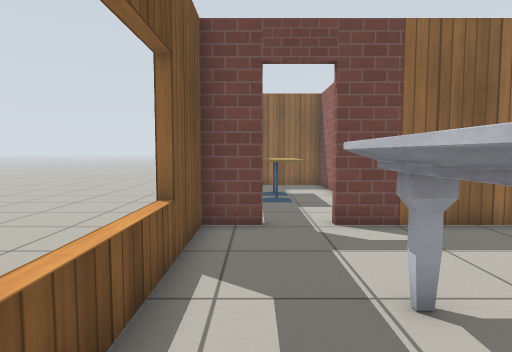
[1] (above)

23 first-person views from a walk through a Gazebo world. The camera is 0.9 m above the floor, tilts 4° down and sees 75° across. The floor is counted in squares, 0.5 m on a side. Each view is taken from the middle of a square. On the plan, view 1 faces up. The plan holds only what a view shows up to about 17 squares ahead; the rest is blank. Simple patterns stand in for the simulator's built-in surfaces.

[2]
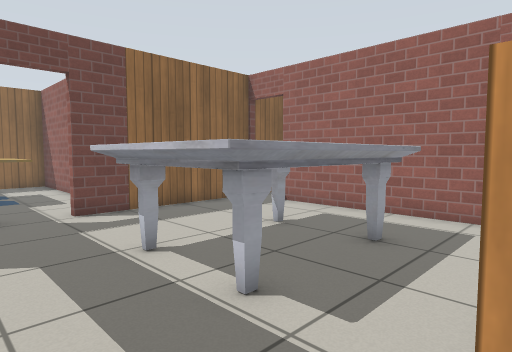

[3]
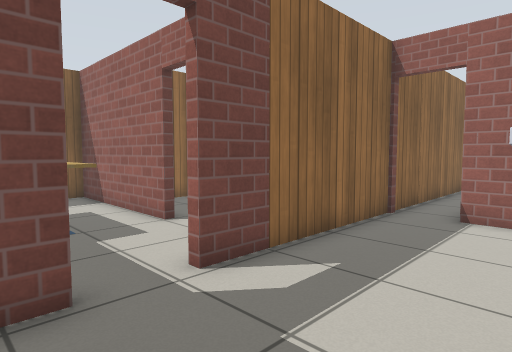

[4]
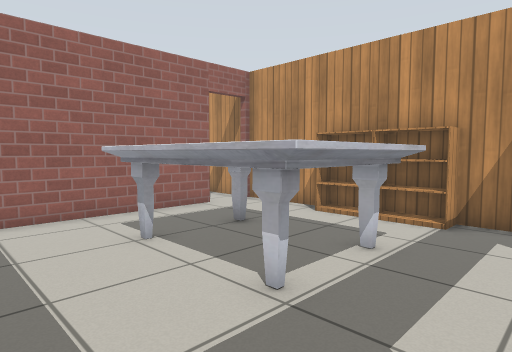

[5]
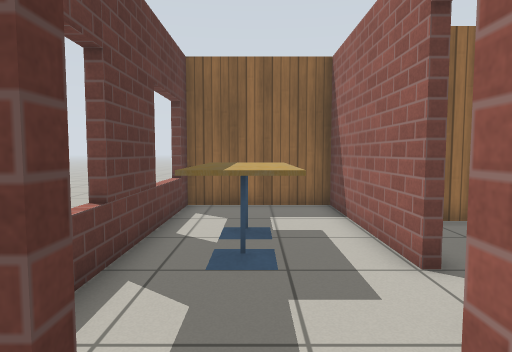

[6]
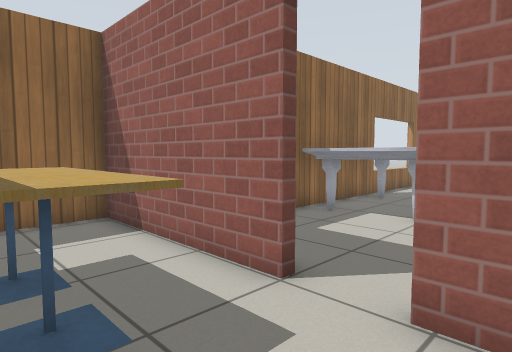

[7]
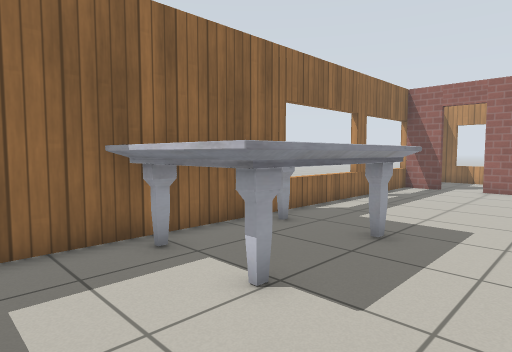

[8]
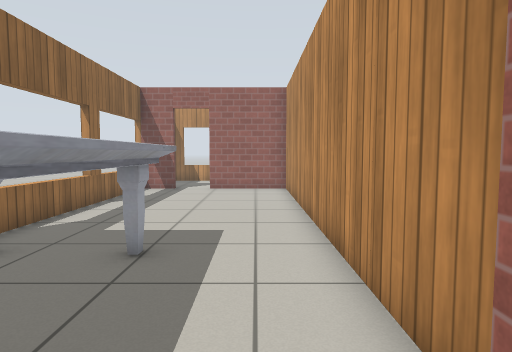

[9]
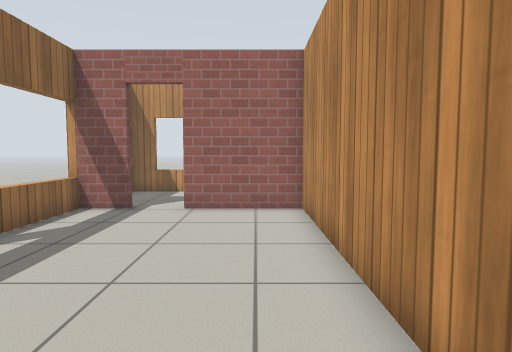

[10]
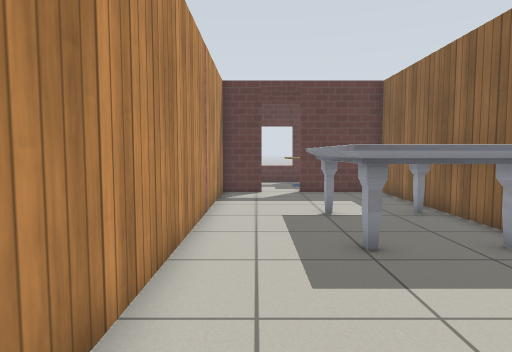

[11]
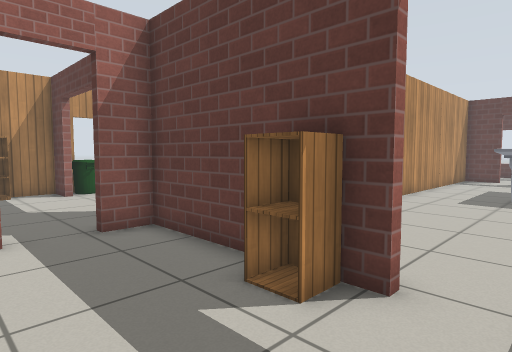

[12]
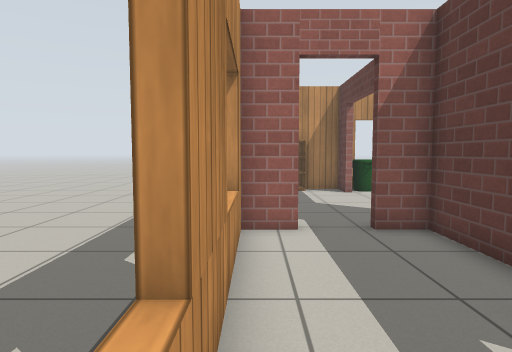

[13]
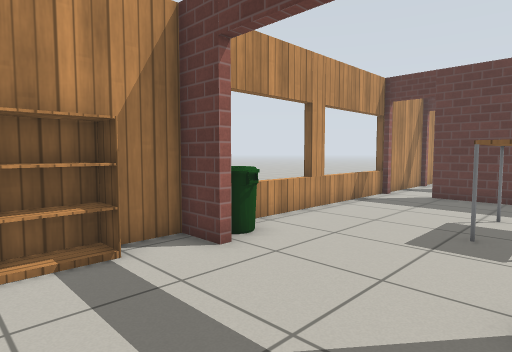

[14]
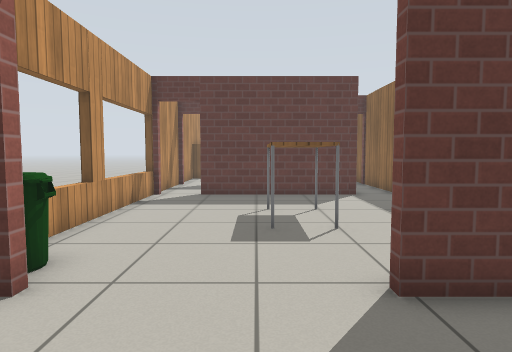

[15]
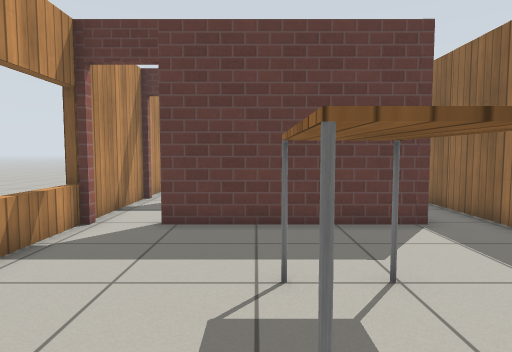

[16]
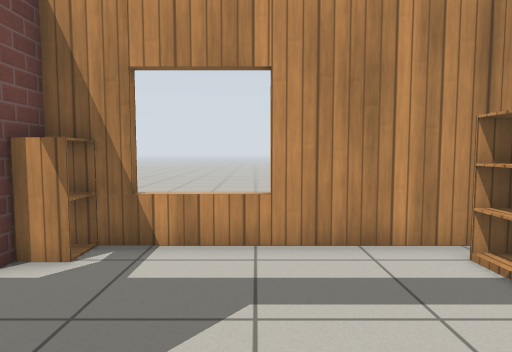

[17]
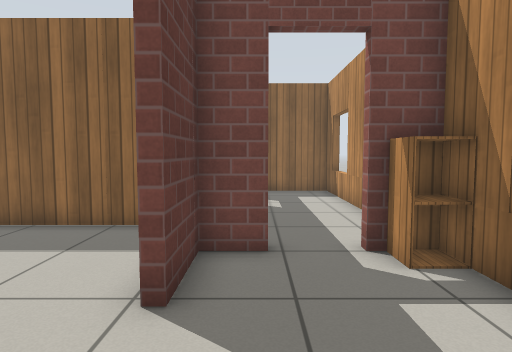

[18]
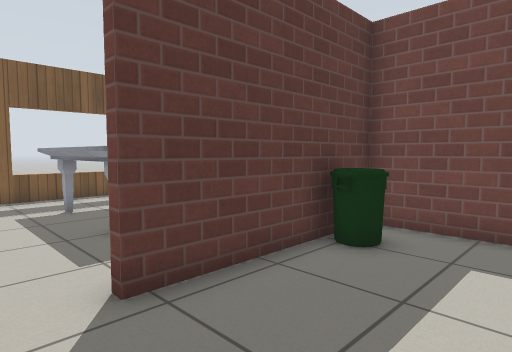

[19]
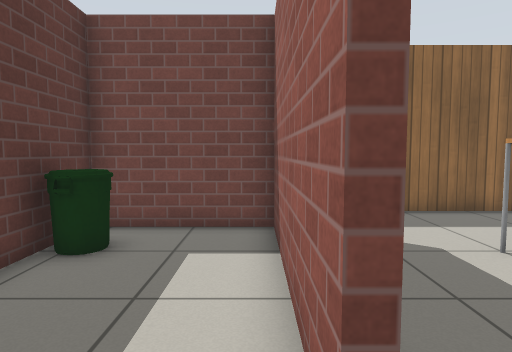

[20]
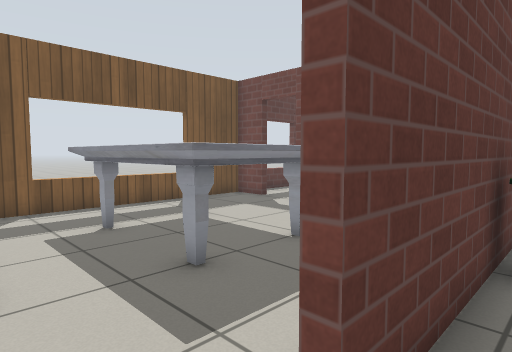

[21]
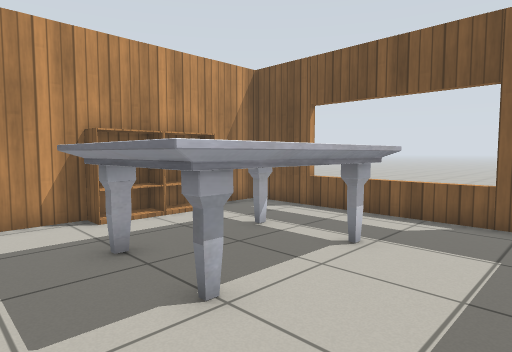

[22]
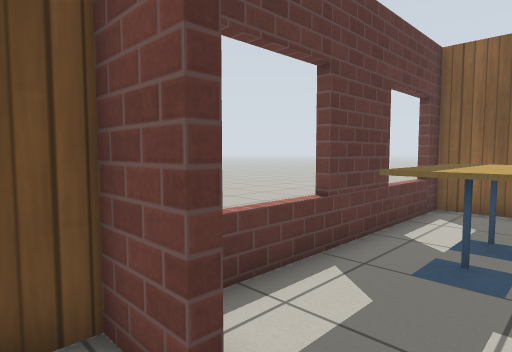

[23]
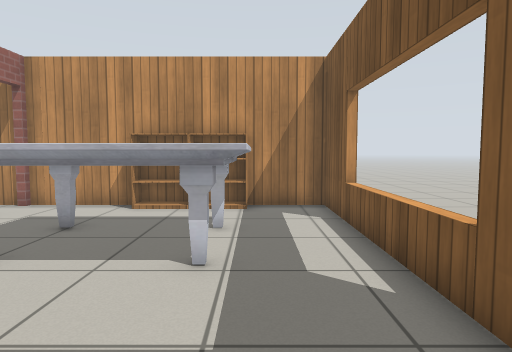

### Floor plan
Points are (right, up) in squares from view 1. A wall is a line through its corners. A room is listed if a view was taken in it or the views show most of it. See-through windows are left out.
Room 1 (views 1, 2, 3, 4, 5, 21, 22)
walls: (-1.3, 5.5) (-1.8, 5.5); (-1.8, 0.2) (-1.3, 0.2); (0.2, 8.2) (-1.3, 8.2) (-1.3, -2.4) (8.8, -2.4); (8.8, -0.4) (8.8, 6.4); (8.9, 8.2) (1.9, 8.2)
ways out: open door at (1.5, 8) to room 2; open door at (9, 7.5) to room 3; open door at (9, -1.5) to room 7
objects: marble table (1, 1) to (6, 4); bookshelf (2, -2) to (3, -2); bookshelf (4, -2) to (5, -2)
Room 2 (views 6, 23)
walls: (-1.3, 12.3) (-1.8, 12.3); (3.6, 12) (3.6, 18.4) (-1.3, 18.4) (-1.3, 9.6); (-1.3, 17.5) (-1.8, 17.5); (3.6, 9.4) (3.6, 10.2); (0.2, 8.6) (0.2, 8.2)
ways out: open door at (1.5, 8) to room 1; open door at (4, 11.5) to room 3
objects: cafe table (0, 12) to (1, 13); cafe table (0, 14) to (1, 15)
Room 3 (views 7, 8, 9, 10)
walls: (23.7, 14) (23.7, 16); (3.9, 10.4) (3.9, 8.5) (23.7, 8.5) (23.7, 12.4); (23.8, 15.7) (3.9, 15.7) (3.9, 12)
ways out: open door at (9, 7.5) to room 1; open door at (4, 11.5) to room 2; open door at (24, 13.5) to room 4
objects: marble table (9, 12) to (13, 15)
Room 4 (views 11, 12)
walls: (23.9, 12.4) (23.9, 6.3) (25.2, 6.3); (28.3, 12.2) (28.8, 12.2); (28.8, 14.6) (28.3, 14.6); (27, 6.3) (27.6, 6.3); (28.3, 6.5) (28.3, 15.7) (25.5, 15.7)
ways out: open door at (24, 13.5) to room 3; open door at (26.5, 6) to room 5
objects: cabinet (24, 11) to (25, 11)
Room 5 (views 13, 14, 17)
walls: (28.8, 4.4) (28.3, 4.4); (27.5, 6) (27, 6); (23.9, -1) (23.9, -2.4) (28.3, -2.4) (28.3, 4.5); (25.3, 6) (23.9, 6) (23.9, 3.8)
ways out: open door at (26.5, 6) to room 4; open door at (24, 1) to room 6
objects: bookshelf (26, -2) to (27, -2); cabinet (28, 5) to (28, 6)
Room 6 (views 15, 16)
walls: (22.1, 8.2) (8.9, 8.2); (13.7, 6.4) (13.7, -0.4); (13.7, -2.1) (13.7, -2.8); (13.6, -2.4) (23.3, -2.4)
ways out: open door at (24, 1) to room 5; open door at (13.7, -1.3) to room 7
objects: table (18, 3) to (20, 4); bin (23, -2) to (23, -1)
Room 7 (views 18, 19, 20)
walls: (13.4, -0.4) (13.4, 6) (9.1, 6) (9.1, -0.4); (9, -2.4) (13, -2.4)
ways out: open door at (9, -1.5) to room 1; open door at (13.7, -1.3) to room 6
objects: bin (10, 4)

Positions as (right, up) in squares from view 1, and headings:
1: (0, 0), facing up
2: (-1, -2), facing up-right
3: (-1, 4), facing up-right
4: (-1, 7), facing down-right
5: (1, 7), facing up
6: (0, 9), facing up-right
7: (6, 9), facing up-right
8: (7, 10), facing right
9: (13, 10), facing right
10: (19, 10), facing left
11: (28, 14), facing down-left
12: (28, 14), facing down
13: (28, 4), facing down-left
14: (28, 2), facing left
15: (22, 2), facing left
16: (22, 2), facing right
17: (25, 0), facing up
18: (13, -2), facing up-left
19: (13, -2), facing up
20: (10, -2), facing up-left
21: (8, 7), facing down-left
22: (2, 7), facing up-left
23: (1, 9), facing down
